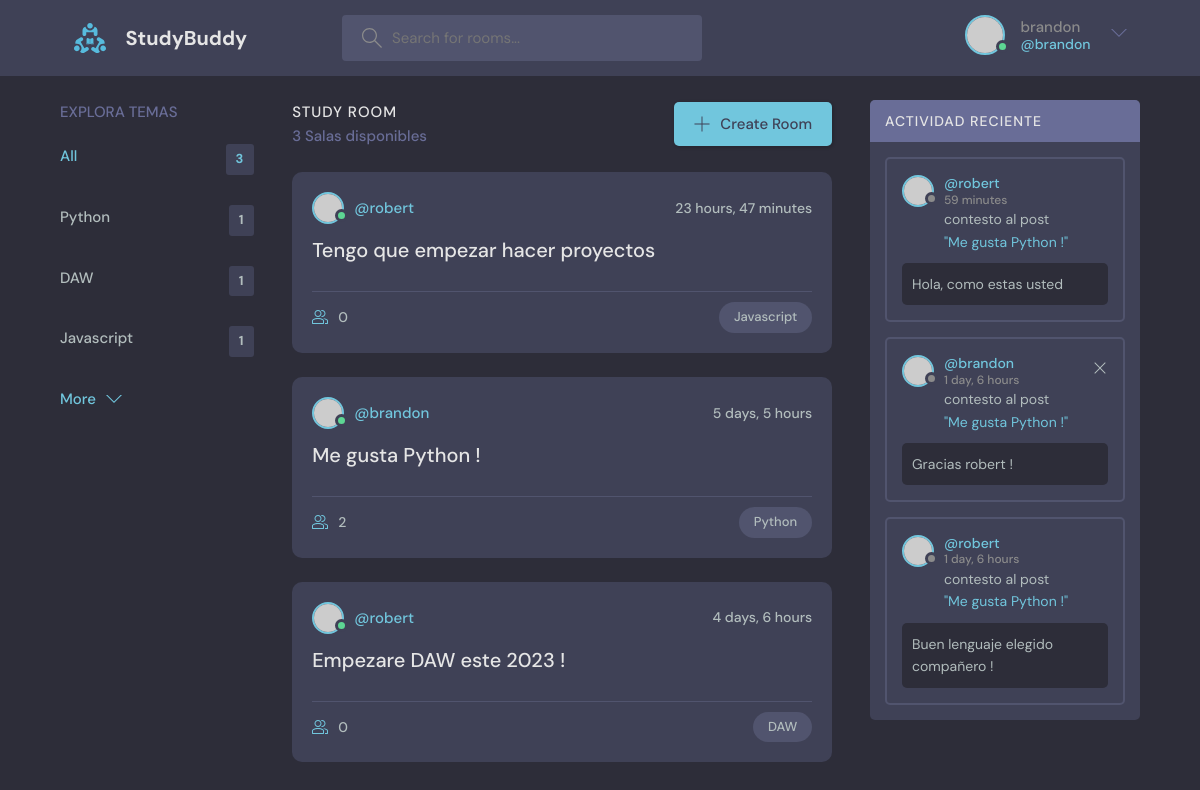
Screenshot of / (signed in) with the database file from the repository.
### base/models.py (models this page shows)
class Tema(models.Model):
    nombre = models.CharField(max_length=200)
    def __str__(self):
        return self.nombre

class Habitacion(models.Model):
    host = models.ForeignKey(User, on_delete=models.SET_NULL, null=True)
    tema = models.ForeignKey(Tema, on_delete=models.SET_NULL, null=True)
    nombre = models.CharField(max_length=200)
    descripcion = models.TextField(null=True, blank=True)
    participantes = models.ManyToManyField(User, related_name="participantes", blank=True)
    updated = models.DateTimeField(auto_now=True)
    creado = models.DateTimeField(auto_now_add=True) #Este valor solo cambia cuando se INICIA UNA VEZ
    class Meta:
        ordering = ["-updated", "-creado"]
    def __str__(self):
        return self.nombre

class Mensaje(models.Model):
    usuario = models.ForeignKey(User, on_delete=models.CASCADE)
    habitacion = models.ForeignKey(Habitacion, on_delete=models.CASCADE)
    body = models.TextField()
    updated = models.DateTimeField(auto_now=True)
    created = models.DateTimeField(auto_now_add=True)
    def __str__(self):
        return self.body[0:50]

### base/views.py (the view)
# urls.py: path("", views.home, name="home"),
def home(request):
    if not request.GET.get("q") == None:
        q = request.GET.get("q")
    else:
        q = ""
    temas = Tema.objects.all()
    rooms = Habitacion.objects.filter(Q(tema__nombre__icontains=q) | Q(descripcion__icontains=q) | Q(nombre__icontains=q)) # Q te permite poner varios parametros
    numero_habitaciones = len(rooms)
    mensajes_habitacion = Mensaje.objects.filter(Q(habitacion__nombre__icontains=q)).order_by("-created")
    contexto = {"rooms": rooms, "temas": temas, "numero_habitaciones": numero_habitaciones, "request": request, "mensajes_habitacion": mensajes_habitacion}
    return render(request, "home.html", contexto)

### templates/home.html (shortened to what this page needs)
{% extends "main.html" %}
{% block content %}
    <main class="layout layout--3">
      <div class="container">
        {% include "componente_tema.html" %}
        <div class="roomList">
          <div class="roomList__header">
            <div>
              <h2>Study Room</h2>
              <p>{{rooms.count}} Salas disponibles</p>
            </div>
            <a class="btn btn--main" href="create-room.html">
              <svg version="1.1" xmlns="http://www.w3.org/2000/svg" width="32" height="32" viewBox="0 0 32 32">
                <title>add</title>
                <path
                  d="M16.943 0.943h-1.885v14.115h-14.115v1.885h14.115v14.115h1.885v-14.115h14.115v-1.885h-14.115v-14.115z"
                ></path>
              </svg>
              Create Room
            </a>
          </div>
          {% include "componente_lista_habitaciones.html" %}
        </div>
        {% include "componente_actividad.html" %}
      </div>
    </main>
{% endblock content %}

### templates/navbar.html (shortened to what this page needs)
{% load static %}
<header class="header header--loggedIn">
    <div class="container">
      <a href="{% url 'home' %}" class="header__logo">
        <img src="{% static 'imagenes/logo.svg' %}" />
        <h1>StudyBuddy</h1>
      </a>
      <form class="header__search" method="GET" action="{% url 'home' %}">
        <label>
          <input name="q" placeholder="Search for rooms..." />
        </label>
      </form>
      <nav class="header__menu">
        {% if request.user.is_authenticated %}
        <div class="header__user">
          <a href="profile.html">
            <div class="avatar avatar--medium active">
              <img src="https://randomuser.me/api/portraits/men/37.jpg" />
            </div>
            <p>{{request.user.username}} <span>@{{request.user.username}}</span></p>
          </a>
          <button class="dropdown-button">
            <svg version="1.1" xmlns="http://www.w3.org/2000/svg" width="32" height="32" viewBox="0 0 32 32">
              <title>chevron-down</title>
              <path d="M16 21l-13-13h-3l16 16 16-16h-3l-13 13z"></path>
            </svg>
          </button>
        </div>
        {% else %}
        <a href="login-page/">
          <img src="{% static 'imagenes/avatar.svg' %}" />
          <p>Login</p>
        </a>
        {% endif %}
      </nav>
    </div>
  </header>

### templates/componente_tema.html
<div class="topics">
    <div class="topics__header">
      <h2>Explora temas</h2>
    </div>
    <ul class="topics__list">
      <li>
        <a href="{% url 'home' %}" class="active">All <span>{{temas.count}}</span></a>
      </li>
    {% for tema in temas %}
      <li>
        <a href=" ?q={{tema.nombre}}">{{tema}} <span>{{tema.habitacion_set.all.count}}</span></a>
      </li>
    {% endfor %}
    </ul>
    <a class="btn btn--link" href="topics.html">
      More
      <svg version="1.1" xmlns="http://www.w3.org/2000/svg" width="32" height="32" viewBox="0 0 32 32">
        <title>chevron-down</title>
        <path d="M16 21l-13-13h-3l16 16 16-16h-3l-13 13z"></path>
      </svg>
    </a>
  </div>

### templates/componente_lista_habitaciones.html (shortened to what this page needs)
{% for room in rooms %}
<div class="roomListRoom">
    <div class="roomListRoom__header">
      <a href="{% url 'perfil-usuario' room.host.id %}" class="roomListRoom__author">
        <div class="avatar avatar--small active">
          <img src="https://randomuser.me/api/portraits/men/11.jpg" />
        </div>
        <span>@{{room.host.username}}</span>
      </a>
      <div class="roomListRoom__actions">
        <span>{{room.creado|timesince}}</span>
      </div>
    </div>
    <div class="roomListRoom__content">
      <a href="{% url 'room' room.id %}">{{room.nombre}}</a>
    </div>
    <div class="roomListRoom__meta">
      <a href="{% url 'room' room.id %}" class="roomListRoom__joined">
        {{room.participantes.count}}
      </a>
      <p class="roomListRoom__topic">{{room.tema.nombre}}</p>
    </div>
  </div>
{% endfor %}

### templates/componente_actividad.html
<div class="activities">
    <div class="activities__header">
      <h2>Actividad Reciente</h2>
    </div>
    {% for mensaje in mensajes_habitacion %}
    <div class="activities__box">
      <div class="activities__boxHeader roomListRoom__header">
        <a href="{% url 'perfil-usuario' mensaje.usuario.id %}" class="roomListRoom__author">
          <div class="avatar avatar--small">
            <img src="https://randomuser.me/api/portraits/women/11.jpg" />
          </div>
          <p>
            @{{mensaje.usuario.username}}
            <span>{{mensaje.created|timesince}}</span>
          </p>
        </a>
        {% if request.user == mensaje.usuario %}
        <div class="roomListRoom__actions">
          <a href="{% url 'eliminar-mensaje' mensaje.id %}">
            <svg version="1.1" xmlns="http://www.w3.org/2000/svg" width="32" height="32" viewBox="0 0 32 32">
              <title>remove</title>
              <path
                d="M27.314 6.019l-1.333-1.333-9.98 9.981-9.981-9.981-1.333 1.333 9.981 9.981-9.981 9.98 1.333 1.333 9.981-9.98 9.98 9.98 1.333-1.333-9.98-9.98 9.98-9.981z"
              ></path>
            </svg>
          </a>
        </div>
        {% endif %}
      </div>
      <div class="activities__boxContent">
        <p>contesto al post <br>
        <a href="{% url 'room' mensaje.habitacion.id %}">"{{mensaje.habitacion}}"</a></p>
        <div class="activities__boxRoomContent">
          {{mensaje}}
        </div>
      </div>
    </div>
    {% endfor %}
  </div>

### rows the page displays
Tema: nombre "Python", habitacion_set.all.count "1"
Tema: nombre "DAW", habitacion_set.all.count "1"
Tema: nombre "Javascript", habitacion_set.all.count "1"
Habitacion: host.username "robert", creado "23 hours, 47 minutes", nombre "Tengo que empezar hacer proyectos", participantes.count "0", tema.nombre "Javascript"
Habitacion: host.username "brandon", creado "5 days, 5 hours", nombre "Me gusta Python !", participantes.count "2", tema.nombre "Python"
Habitacion: host.username "robert", creado "4 days, 6 hours", nombre "Empezare DAW este 2023 !", participantes.count "0", tema.nombre "DAW"
Mensaje: usuario.username "robert", created "59 minutes", habitacion "Me gusta Python !", body "Hola, como estas usted"
Mensaje: usuario.username "brandon", created "1 day, 6 hours", habitacion "Me gusta Python !", body "Gracias robert !"
Mensaje: usuario.username "robert", created "1 day, 6 hours", habitacion "Me gusta Python !", body "Buen lenguaje elegido compañero !"

### other values shown
{{ request.user.username }} "brandon"
{{ temas.count }} "3"
{{ rooms.count }} "3"
